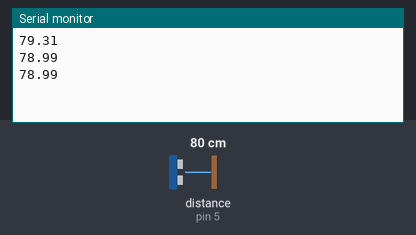
A sketch run on a simulated Arduino Uno, built with avr-gcc and run on an emulated ATmega328P. Shown: the last lines printed to the serial monitor. Wiring (inferred from the names in the program): ultrasonic range finder: trigger pin 4; echo pin 5. The inputs (shaded band) are chosen by the test bench; at power-on: distance to the obstacle (sensor on pin 5) 80 cm. The echo pulse lasts 58.3 µs per cm.

Above: at 1.3 s.
1.4 s: distance to the obstacle (sensor on pin 5) set to 2 cm
At 1.9 s:
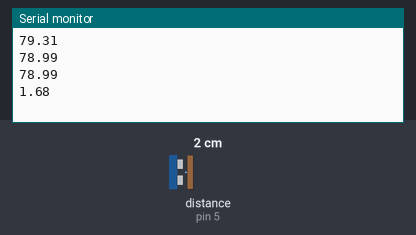
2.9 s: distance to the obstacle (sensor on pin 5) set to 4 cm
At 3.4 s:
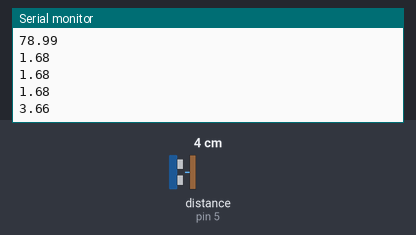
Timing chart, 0 to 5.9 s (numbered marks = the images above; inputs shaded):
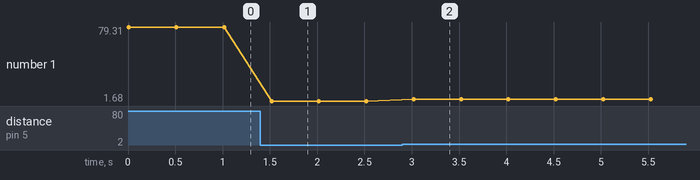

Measured:
- after the input at 1.4 s, the serial monitor: prints a new line after 0.12 s (image 1)
- after the input at 2.9 s, the serial monitor: prints a new line after 0.12 s (image 2)
- plotted number 1: 78.99 → 1.68 after the input at 1.4 s, 1.68 → 3.66 after the input at 2.9 s

The sketch:

_3-ultrasom-test_versao_otimizada_.ino
```cpp
#define echo 5
#define trig 4

void trigPuls(); //Função que gera o pulso de trigger

float pulse;    // Variável que armazena o tempo de duração do echo
float dist_cm;  // Variável que armazena o valor da distância em centimetros

void setup()
{
  pinMode(trig, OUTPUT);  // Pino de Trgger sera saida digital
  pinMode(echo, INPUT);   // Pino de Echo sera entrada digital

  digitalWrite(trig, LOW);  //Saida trigger inicia em nivel baixo

  Serial.begin(115200);  // Inicia comunicacao serial

}

void loop() {
  trigPulse();  //Aciona o trigger do modulo ultrassonico

  pulse = pulseIn(echo, HIGH);  //Mede o tempo em que o pino de echo fica em nivel alto

  dist_cm = pulse/58.82;    // Valor da distancia em centimetros

  // 340m/s
  // 34000cm/s

  /*
      1000000 us - (34000cm/s)/2  -> /2, pois é tempo ida e volta do echo
          x   us - 1cm
          x = 1E6/17E3 = 58.82
  */


  Serial.println(dist_cm);    // Imprime o valor na serial
  delay(500);                 // Taxa de atualizacao

}

void trigPulse(){
  digitalWrite(trig, HIGH);   // Pulso de trigger em nivel alto
  delayMicroseconds(10);      // Duracao de 10 micro segundos
  digitalWrite(trig, LOW);    // Pulso de trigger em nivel baixo

}
```
